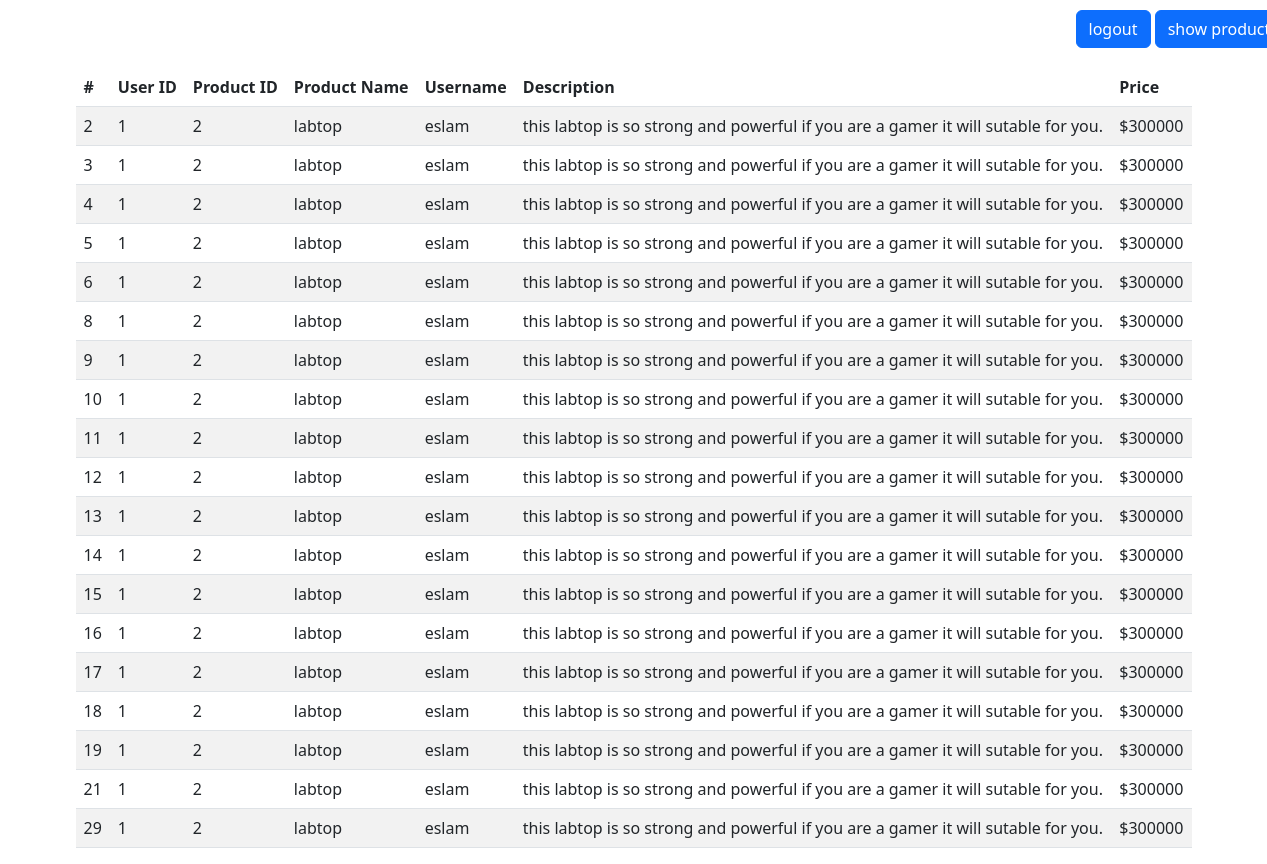
Screenshot of /mycart.php (signed in) with the database file from the repository.
### tables this page shows
CREATE TABLE `cart` (
  `id` bigint(20) NOT NULL,
  `user_id` bigint(20) NOT NULL,
  `product_id` bigint(20) NOT NULL,
  `created_at` timestamp NOT NULL DEFAULT current_timestamp() ON UPDATE current_timestamp()
);

CREATE TABLE `products` (
  `id` bigint(20) NOT NULL,
  `name` varchar(191) NOT NULL,
  `description` text NOT NULL,
  `price` varchar(191) NOT NULL,
  `created_at` timestamp NOT NULL DEFAULT current_timestamp() ON UPDATE current_timestamp()
);

CREATE TABLE `users` (
  `id` bigint(20) NOT NULL,
  `username` varchar(191) NOT NULL,
  `email` varchar(191) NOT NULL,
  `type` varchar(191) NOT NULL,
  `password` varchar(191) NOT NULL,
  `create_at` timestamp NOT NULL DEFAULT current_timestamp() ON UPDATE current_timestamp()
);

### model/cartModel.php (called while the page is built, shortened)
<?php
function show_all_products_for_specific_user($user_id) {
    $con = connection();
    $stmt = $con->prepare('
        SELECT cart.id, cart.user_id, cart.product_id, products.name, products.description, products.price, users.username
        FROM cart
        INNER JOIN products ON cart.product_id = products.id
        INNER JOIN users ON cart.user_id = users.id
        WHERE cart.user_id = :user_id
    ');
    $stmt->bindParam(':user_id', $user_id, PDO::PARAM_INT);
    $stmt->execute();
    return $stmt->fetchAll(PDO::FETCH_ASSOC);
}

### mycart.php (the view, shortened to what this page needs)
<?php
include_once 'model/cartModel.php';
$products = show_all_products_for_specific_user($_SESSION['id']);
include 'layouts/header.php';
?>
<div class="container">
<a href="logout.php" style="position:relative;left:1000px;bottom:0px;margin-bottom:20px;margin-top:10px" class="btn btn-primary">logout</a>
<a href="product.php" style="position:relative;left:1000px;bottom:0px;margin-bottom:20px;margin-top:10px" class="btn btn-primary">show products</a>
    <table class="table table-striped">
        <thead>
            <tr>
                <th>#</th>
                <th>User ID</th>
                <th>Product ID</th>
                <th>Product Name</th>
                <th>Username</th>
                <th>Description</th>
                <th>Price</th>
            </tr>
        </thead>
        <tbody>
            <?php foreach ($products as  $product) { ?>
                <tr>
                    <td><?php echo htmlspecialchars($product['id']); ?></td>
                    <td><?php echo htmlspecialchars($product['user_id']); ?></td>
                    <td><?php echo htmlspecialchars($product['product_id']); ?></td>
                    <td><?php echo htmlspecialchars($product['name']); ?></td>
                    <td><?php echo htmlspecialchars($product['username']); ?></td>
                    <td><?php echo htmlspecialchars($product['description']); ?></td>
                    <td>$<?php echo htmlspecialchars($product['price']); ?></td>
                </tr>
            <?php } ?>
        </tbody>
    </table>
</div>
<?php include 'layouts/footer.php'; ?>

### rows the page displays
cart: id "2", user "1", product "2", product.name "labtop", user.username "eslam", product.description "this labtop is so strong and powerful if you are a gamer it will sutable for you.", product.price "300000"
cart: id "3", user "1", product "2", product.name "labtop", user.username "eslam", product.description "this labtop is so strong and powerful if you are a gamer it will sutable for you.", product.price "300000"
cart: id "4", user "1", product "2", product.name "labtop", user.username "eslam", product.description "this labtop is so strong and powerful if you are a gamer it will sutable for you.", product.price "300000"
cart: id "5", user "1", product "2", product.name "labtop", user.username "eslam", product.description "this labtop is so strong and powerful if you are a gamer it will sutable for you.", product.price "300000"
cart: id "6", user "1", product "2", product.name "labtop", user.username "eslam", product.description "this labtop is so strong and powerful if you are a gamer it will sutable for you.", product.price "300000"
cart: id "8", user "1", product "2", product.name "labtop", user.username "eslam", product.description "this labtop is so strong and powerful if you are a gamer it will sutable for you.", product.price "300000"
cart: id "9", user "1", product "2", product.name "labtop", user.username "eslam", product.description "this labtop is so strong and powerful if you are a gamer it will sutable for you.", product.price "300000"
cart: id "10", user "1", product "2", product.name "labtop", user.username "eslam", product.description "this labtop is so strong and powerful if you are a gamer it will sutable for you.", product.price "300000"
cart: id "11", user "1", product "2", product.name "labtop", user.username "eslam", product.description "this labtop is so strong and powerful if you are a gamer it will sutable for you.", product.price "300000"
cart: id "12", user "1", product "2", product.name "labtop", user.username "eslam", product.description "this labtop is so strong and powerful if you are a gamer it will sutable for you.", product.price "300000"
cart: id "13", user "1", product "2", product.name "labtop", user.username "eslam", product.description "this labtop is so strong and powerful if you are a gamer it will sutable for you.", product.price "300000"
cart: id "14", user "1", product "2", product.name "labtop", user.username "eslam", product.description "this labtop is so strong and powerful if you are a gamer it will sutable for you.", product.price "300000"
cart: id "15", user "1", product "2", product.name "labtop", user.username "eslam", product.description "this labtop is so strong and powerful if you are a gamer it will sutable for you.", product.price "300000"
cart: id "16", user "1", product "2", product.name "labtop", user.username "eslam", product.description "this labtop is so strong and powerful if you are a gamer it will sutable for you.", product.price "300000"
cart: id "17", user "1", product "2", product.name "labtop", user.username "eslam", product.description "this labtop is so strong and powerful if you are a gamer it will sutable for you.", product.price "300000"
cart: id "18", user "1", product "2", product.name "labtop", user.username "eslam", product.description "this labtop is so strong and powerful if you are a gamer it will sutable for you.", product.price "300000"
cart: id "19", user "1", product "2", product.name "labtop", user.username "eslam", product.description "this labtop is so strong and powerful if you are a gamer it will sutable for you.", product.price "300000"
cart: id "21", user "1", product "2", product.name "labtop", user.username "eslam", product.description "this labtop is so strong and powerful if you are a gamer it will sutable for you.", product.price "300000"
cart: id "29", user "1", product "2", product.name "labtop", user.username "eslam", product.description "this labtop is so strong and powerful if you are a gamer it will sutable for you.", product.price "300000"
